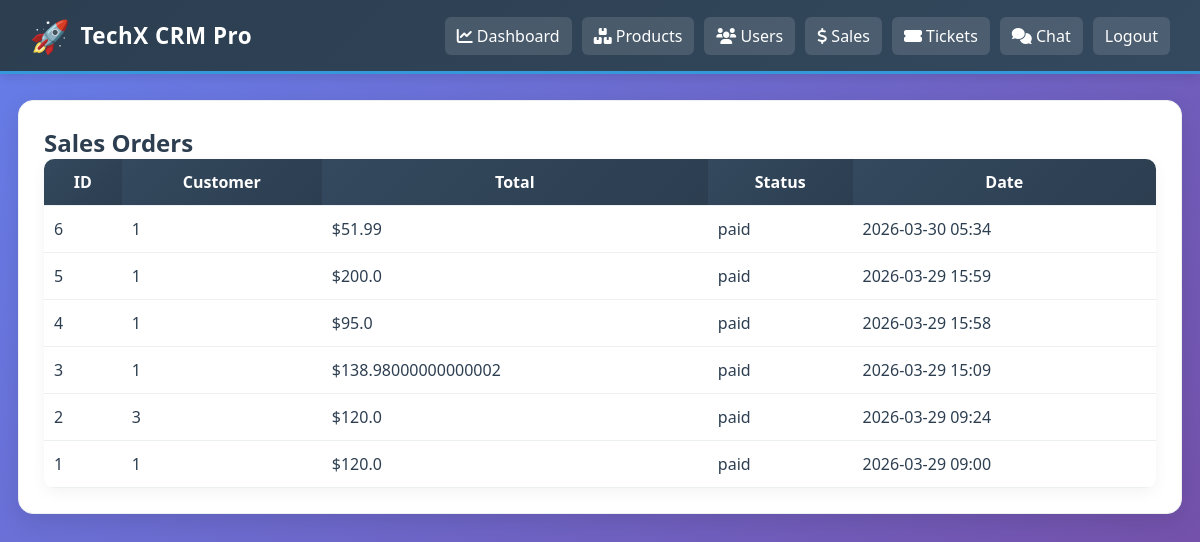
The app's page /admin/orders (signed in) with its own data.
### models.py (models this page shows)
class Order(db.Model):
    id = db.Column(db.Integer, primary_key=True)
    user_id = db.Column(db.Integer, db.ForeignKey('user.id'), nullable=False)
    total = db.Column(db.Float, nullable=False)
    status = db.Column(db.String(30), nullable=False)
    created_at = db.Column(db.DateTime, nullable=False)
    items = db.relationship('OrderItem', backref='order')

### app.py (the view)
        def decorated(*args, **kwargs):
            if 'user_id' not in session:
                return redirect(url_for('login'))
            if role and session.get('role') != role:
                return redirect(url_for('login'))
            return fn(*args, **kwargs)

### app.py (called while the page is built)
def login_required(role=None):
    def wrapper(fn):
        def decorated(*args, **kwargs):
            if 'user_id' not in session:
                return redirect(url_for('login'))
            if role and session.get('role') != role:
                return redirect(url_for('login'))
            return fn(*args, **kwargs)
        decorated.__name__ = fn.__name__
        return decorated
    return wrapper

@app.route('/admin/orders')
@login_required(role='admin')
def admin_orders():
    orders = Order.query.order_by(Order.created_at.desc()).all()
    return render_template('admin_orders.html', orders=orders)

### templates/admin_orders.html
{% extends 'layout.html' %}
{% block content %}
<div class="card">
  <h2>Sales Orders</h2>
  <table class="table-list">
    <tr><th>ID</th><th>Customer</th><th>Total</th><th>Status</th><th>Date</th></tr>
    {% for order in orders %}
    <tr>
      <td>{{ order.id }}</td>
      <td>{{ order.user_id }}</td>
      <td>${{ order.total }}</td>
      <td>{{ order.status }}</td>
      <td>{{ order.created_at.strftime('%Y-%m-%d %H:%M') }}</td>
    </tr>
    {% endfor %}
  </table>
</div>
{% endblock %}

### static/css/style.css (style rules this page uses)
* { box-sizing:border-box;font-family:'Segoe UI', Tahoma, Geneva, Verdana, sans-serif;margin:0;padding:0 }
body { background:linear-gradient(135deg, #667eea 0%, #764ba2 100%);color:#2c3e50;min-height:100vh;transition:background-color 0.3s ease }
.card { background:#fff;border-radius:15px;box-shadow:0 8px 25px rgba(0,0,0,.1);padding:25px;margin-bottom:20px;transition:box-shadow 0.3s ease,transform 0.3s ease;border:1px solid #ecf0f1 }
.table-list { width:100%;border-collapse:collapse;transition:all 0.3s ease;border-radius:10px;overflow:hidden;box-shadow:0 4px 15px rgba(0,0,0,.05) }
.table-list th { background:linear-gradient(135deg, #34495e 0%, #2c3e50 100%);color:#fff;font-weight:600;padding:15px 12px }
.table-list th,.table-list td { padding:12px 10px;border-bottom:1px solid #ecf0f1 }
.table-list tr { transition:background-color 0.2s ease, transform 0.2s ease }

### records on screen
Order: id "6", user_id "1", total "51.99", status "paid", created_at "2026-03-30 05:34"
Order: id "5", user_id "1", total "200.0", status "paid", created_at "2026-03-29 15:59"
Order: id "4", user_id "1", total "95.0", status "paid", created_at "2026-03-29 15:58"
Order: id "3", user_id "1", total "138.98000000000002", status "paid", created_at "2026-03-29 15:09"
Order: id "2", user_id "3", total "120.0", status "paid", created_at "2026-03-29 09:24"
Order: id "1", user_id "1", total "120.0", status "paid", created_at "2026-03-29 09:00"
